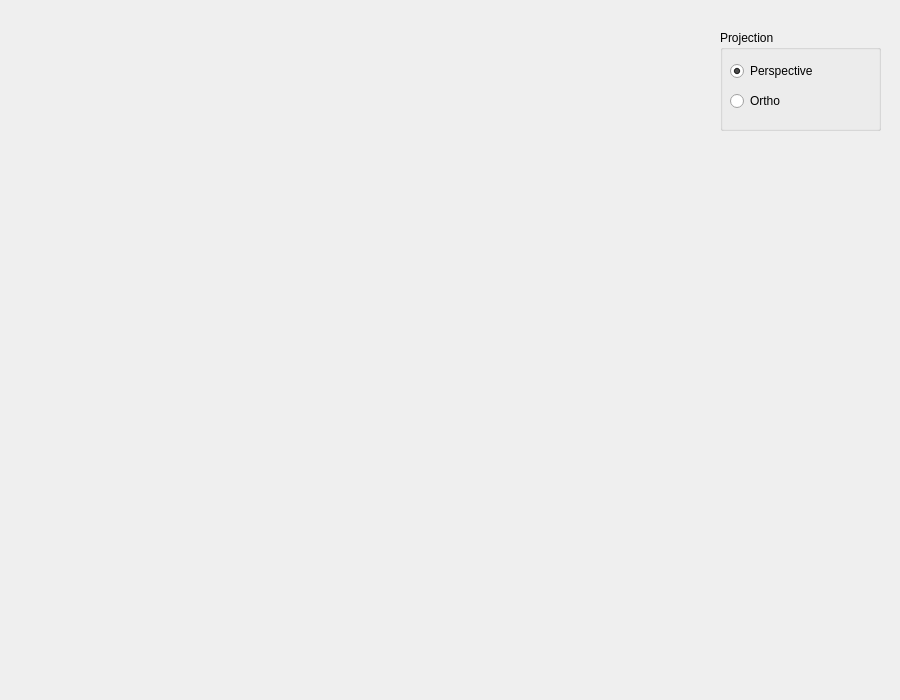
<?xml version="1.0" encoding="UTF-8"?>
<ui version="4.0">
 <class>QtOpenGLLightingClass</class>
 <widget class="QWidget" name="QtOpenGLLightingClass">
  <property name="geometry">
   <rect>
    <x>0</x>
    <y>0</y>
    <width>900</width>
    <height>700</height>
   </rect>
  </property>
  <property name="windowTitle">
   <string>QtOpenGLLighting</string>
  </property>
  <widget class="QGroupBox" name="groupBox">
   <property name="geometry">
    <rect>
     <x>720</x>
     <y>30</y>
     <width>161</width>
     <height>101</height>
    </rect>
   </property>
   <property name="title">
    <string>Projection</string>
   </property>
   <widget class="QRadioButton" name="perspectiveButton">
    <property name="geometry">
     <rect>
      <x>10</x>
      <y>30</y>
      <width>132</width>
      <height>22</height>
     </rect>
    </property>
    <property name="text">
     <string>Perspective</string>
    </property>
    <property name="checked">
     <bool>true</bool>
    </property>
   </widget>
   <widget class="QRadioButton" name="orthoButton">
    <property name="geometry">
     <rect>
      <x>10</x>
      <y>60</y>
      <width>132</width>
      <height>22</height>
     </rect>
    </property>
    <property name="text">
     <string>Ortho</string>
    </property>
   </widget>
  </widget>
 </widget>
 <layoutdefault spacing="6" margin="11"/>
 <resources>
  <include location="resources.qrc"/>
 </resources>
 <connections/>
</ui>
